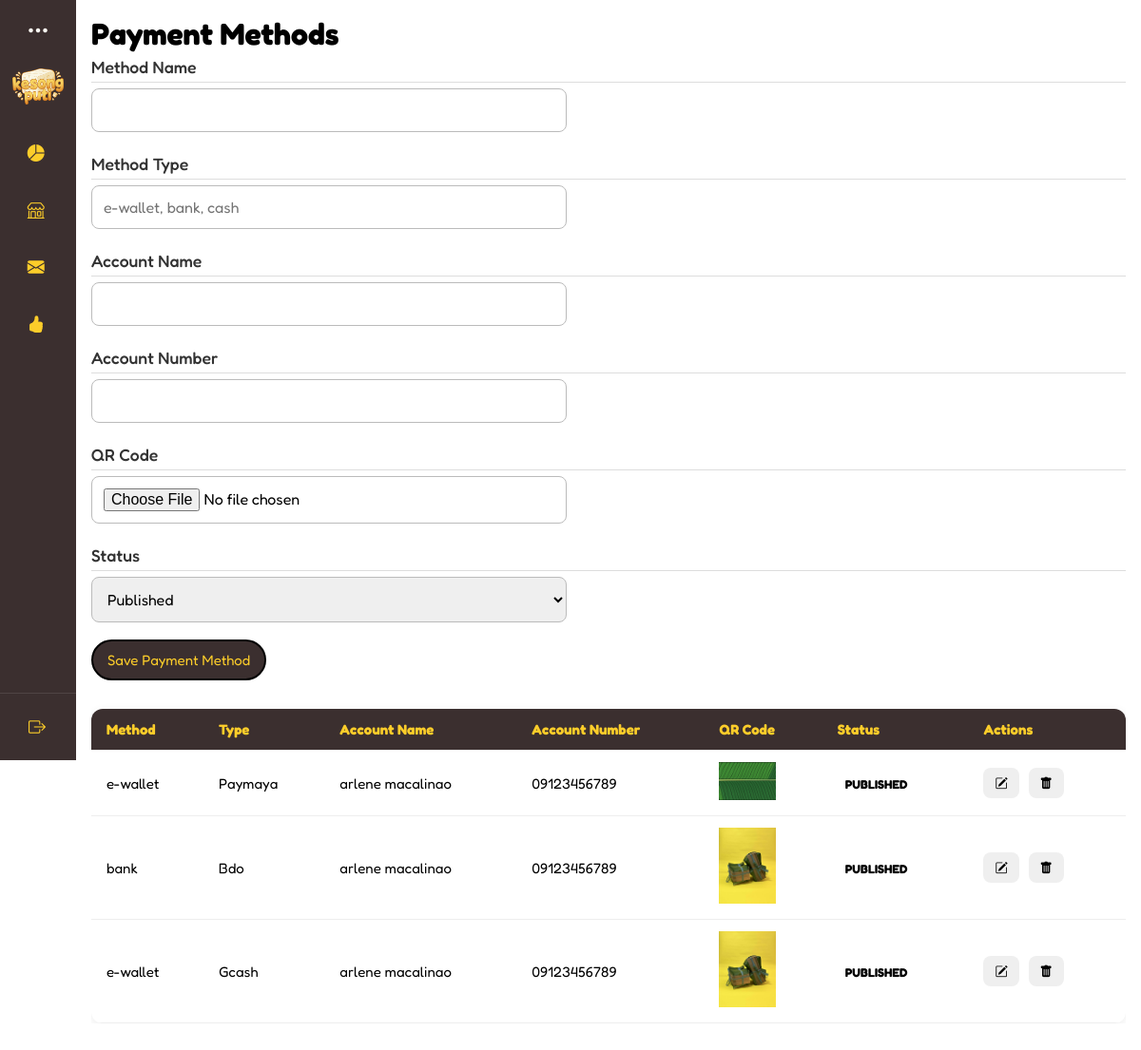
The app's page /interfaces/admin/payment.php (signed in) with its own data.
### tables this page shows
CREATE TABLE `payment_methods` (
  `method_id` int(11) NOT NULL,
  `method_name` varchar(100) NOT NULL,
  `method_type` varchar(100) DEFAULT NULL,
  `account_name` varchar(150) DEFAULT NULL,
  `account_number` varchar(150) DEFAULT NULL,
  `qr_code` varchar(255) DEFAULT NULL,
  `status` enum('published','unpublished') DEFAULT 'published',
  `created_at` timestamp NOT NULL DEFAULT current_timestamp(),
  `updated_at` timestamp NOT NULL DEFAULT current_timestamp() ON UPDATE current_timestamp(),
  `recipient` varchar(50) DEFAULT NULL
);

### interfaces/admin/payment.php (the view, shortened to what this page needs)
<?php
require '../../connection.php';
include ('../../includes/admin-dashboard.php');
if ($_SESSION['role'] === 'superadmin') {
    $recipient = 'super_' . $_SESSION['super_id'];
} else {
    $recipient = 'admin_' . $_SESSION['admin_id'];
}
$listSql = "SELECT * FROM payment_methods WHERE recipient = ? ORDER BY created_at DESC";
$stmt = $connection->prepare($listSql);
$stmt->bind_param("s", $recipient);
$stmt->execute();
$result = $stmt->get_result();
?>
<!DOCTYPE html>
<html lang="en">
<head>
  <link rel="stylesheet" href="https://cdn.jsdelivr.net/npm/bootstrap-icons/font/bootstrap-icons.css" />
  <link rel="stylesheet" href="../../css/admin.css"/>
</head>
<body>
<div class="main-content">
  <div class="box" id="payment-content">
    <h1>Payment Methods</h1>
    <form id="paymentForm" class="payment-form" method="POST" enctype="multipart/form-data" action="payment.php">
      <div class="form-group">
        <label for="methodName">Method Name</label>
        <input type="text" id="methodName" name="method_name" required>
      </div>
      <div class="form-group">
        <label for="methodType">Method Type</label>
        <input type="text" id="methodType" name="method_type" placeholder="e-wallet, bank, cash" required>
      </div>
      <div class="form-group">
        <label for="accountName">Account Name</label>
        <input type="text" id="accountName" name="account_name">
      </div>
      <div class="form-group">
        <label for="accountNumber">Account Number</label>
        <input type="text" id="accountNumber" name="account_number">
      </div>
      <div class="form-group">
        <label for="qrCode">QR Code</label>
        <input type="file" id="qrCode" name="qr_code" accept="image/*">
      </div>
      <div class="form-group">
        <label for="status">Status</label>
        <select id="status" name="status">
          <option value="published">Published</option>
        </select>
      </div>
      <button type="submit" class="save-btn">Save Payment Method</button>
    </form>
    <div class="payment-table-wrapper">
      <table class="payment-table">
        <thead>
          <tr>
            <th>Method</th>
            <th>Type</th>
            <th>Account Name</th>
            <th>Account Number</th>
            <th>QR Code</th>
            <th>Status</th>
            <th>Actions</th>
          </tr>
        </thead>
        <tbody id="paymentTableBody">
        <?php if ($result->num_rows > 0): ?>
          <?php while ($row = $result->fetch_assoc()): ?>
            <tr>
              <td><?= htmlspecialchars($row['method_name']) ?></td>
              <td><?= htmlspecialchars(ucfirst($row['method_type'])) ?></td>
              <td><?= htmlspecialchars($row['account_name']) ?></td>
              <td><?= htmlspecialchars($row['account_number']) ?></td>
              <td>
                <?php if ($row['qr_code']): ?>
                  <img src="../../uploads/payment_qr/<?= htmlspecialchars($row['qr_code']) ?>" width="60" alt="QR">
                <?php else: ?>
                  N/A
                <?php endif; ?>
              </td>
              <td><span class="status <?= $row['status'] ?>"><?= ucfirst($row['status']) ?></span></td>
              <td>
                <button class="update-btn"
                  data-id="<?= $row['method_id'] ?>"
                  data-method="<?= htmlspecialchars($row['method_name']) ?>"
                  data-type="<?= htmlspecialchars($row['method_type']) ?>"
                  data-account="<?= htmlspecialchars($row['account_name']) ?>"
                  data-number="<?= htmlspecialchars($row['account_number']) ?>"
                  data-status="<?= htmlspecialchars($row['status']) ?>"
                  data-qr="<?= htmlspecialchars($row['qr_code']) ?>">
                  <i class="bi bi-pencil-square"></i>
                </button>
                <button class="delete-btn" data-id="<?= $row['method_id'] ?>">
                  <i class="bi bi-trash-fill"></i>
                </button>
              </td>
            </tr>
          <?php endwhile; ?>
        <?php else: ?>
          <tr><td colspan="7">No payment methods found.</td></tr>
        <?php endif; ?>
        </tbody>
      </table>
    </div>
  </div>
</div>
</body>
</html>

### css/admin.css (style rules this page uses)
* { box-sizing: border-box; margin: 0; padding: 0; font-family: 'Fredoka', sans-serif; }
body { display: flex; align-items: start; justify-content: flex-start; margin: 0; padding: 0; }
.main-content { position: relative; min-height: 100vh; transition: all 0.5s ease; width: calc(100% - 80px); padding: 1rem; }
.form-group { margin-bottom: 15px; }
.form-group label { font-weight: 600; display: block; margin-bottom: 5px; color: #444; }
.form-group input, .form-group textarea, .form-group select { width: 100%; padding: 10px; border: 1px solid #ccc; border-radius: 6px; font-size: 14px; transition: border-color 0.2s ease; }
.status { padding: 5px 10px; border-radius: 20px; font-weight: 500; text-transform: capitalize; font-size: 14px; }
#payment-content { border-radius: 12px; margin-bottom: 20px; }
#payment-content .form-group { margin-bottom: 18px; display: flex; flex-direction: column; }
#payment-content label { font-weight: 500; margin-bottom: 6px; color: #333; }
#payment-content input[type="text"], #payment-content input[type="file"], #payment-content select { padding: 12px 12px; border: 1px solid #bbb; border-radius: 8px; font-size: 16px; width: 100%; max-width: 500px; transition: border 0.2s ease; }
.save-btn { background-color: var(--cocoa); color: #fff; border: none; font-size: 15px; padding: 10px 15px; border-radius: 40px; cursor: pointer; transition: transform 0.2s ease, background 0.2s ease; }
.payment-table-wrapper { width: 100%; overflow-x: auto; -webkit-overflow-scrolling: touch; margin-top: 15px; }
.payment-table { min-width: 800px; width: 100%; border-collapse: collapse; margin-top: 15px; background: #fff; border-radius: 12px; overflow: hidden; box-shadow: 0 2px 10px rgba(0,0,0,0.08); }
.payment-table thead { background: var(--cocoa); color: var(--yellow); }
.payment-table th, .payment-table td { padding: 12px 16px; text-align: left; font-size: 15px; border-bottom: 1px solid #eee; }
.update-btn, .delete-btn { border: none; padding: 8px 12px; border-radius: 8px; cursor: pointer; margin-right: 6px; transition: transform 0.2s ease; }
.save-btn { background-color: var(--cocoa); color: var(--yellow); border: 2px solid black; font-size: 15px; padding: 10px 15px; border-radius: 40px; cursor: pointer; }
.settings-card.home h5, label { font-size: 1.1rem; font-weight: bold; color: #064420; margin: 5px 0 25px; border-bottom: 1px solid #ddd; padding-bottom: 5px; }
.settings-card.about h5, label { font-size: 1.1rem; font-weight: bold; color: #064420; margin: 5px 0 25px; border-bottom: 1px solid #ddd; padding-bottom: 5px; }
.status { padding: 4px 8px; border-radius: 4px; font-size: 0.8rem; font-weight: bold; text-transform: uppercase; }

### css/colors.css (style rules this page uses)
:root { --bg-white: #FFFCF6; --bg-beige: #FFFBE6; --bg-cocoa: #3B2F2F; --bg-green: #347928; --bg-mint: #C0EBA6; --bg-yellow: #FCCD2A; --green: #347928; --black: #0D0E0E; --white: #FFFCF6; --yellow: #FCCD2A; --beige: #FFFBE6; --mint: #C0EBA6; --brown: #5E503F; --gray: #404040; --cocoa: #3B2F2F; --btn-yellow: #FCCD2A; --btn-green: #347928; --btn-red: #A7C957; }

### records on screen
payment_methods: method_name "e-wallet", method_type "Paymaya", account_name "arlene macalinao", account_number "09123456789", qr_code (picture), status "PUBLISHED"
payment_methods: method_name "bank", method_type "Bdo", account_name "arlene macalinao", account_number "09123456789", qr_code (picture), status "PUBLISHED"
payment_methods: method_name "e-wallet", method_type "Gcash", account_name "arlene macalinao", account_number "09123456789", qr_code (picture), status "PUBLISHED"
